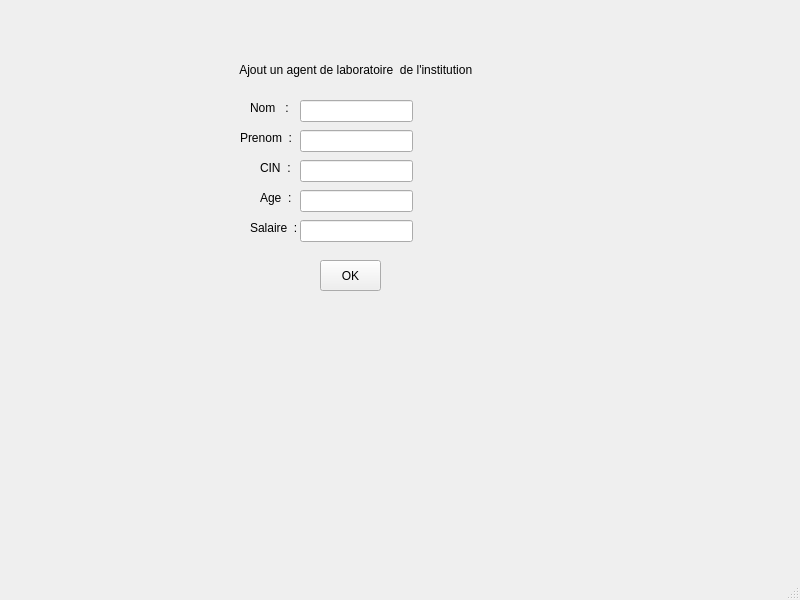
<?xml version="1.0" encoding="UTF-8"?>
<ui version="4.0">
 <class>Ajout_institution</class>
 <widget class="QMainWindow" name="Ajout_institution">
  <property name="geometry">
   <rect>
    <x>0</x>
    <y>0</y>
    <width>800</width>
    <height>600</height>
   </rect>
  </property>
  <property name="windowTitle">
   <string>MainWindow</string>
  </property>
  <widget class="QWidget" name="centralwidget">
   <widget class="QLabel" name="label">
    <property name="geometry">
     <rect>
      <x>250</x>
      <y>100</y>
      <width>49</width>
      <height>16</height>
     </rect>
    </property>
    <property name="text">
     <string>Nom   :</string>
    </property>
   </widget>
   <widget class="QLabel" name="label_2">
    <property name="geometry">
     <rect>
      <x>240</x>
      <y>130</y>
      <width>61</width>
      <height>16</height>
     </rect>
    </property>
    <property name="text">
     <string>Prenom  :  </string>
    </property>
   </widget>
   <widget class="QLineEdit" name="lineEdit_2">
    <property name="geometry">
     <rect>
      <x>300</x>
      <y>100</y>
      <width>113</width>
      <height>22</height>
     </rect>
    </property>
   </widget>
   <widget class="QLineEdit" name="lineEdit_5">
    <property name="geometry">
     <rect>
      <x>300</x>
      <y>190</y>
      <width>113</width>
      <height>22</height>
     </rect>
    </property>
   </widget>
   <widget class="QLabel" name="label_5">
    <property name="geometry">
     <rect>
      <x>250</x>
      <y>220</y>
      <width>49</width>
      <height>16</height>
     </rect>
    </property>
    <property name="text">
     <string>Salaire  : </string>
    </property>
   </widget>
   <widget class="QLabel" name="label_3">
    <property name="geometry">
     <rect>
      <x>260</x>
      <y>160</y>
      <width>49</width>
      <height>16</height>
     </rect>
    </property>
    <property name="text">
     <string>CIN  : </string>
    </property>
   </widget>
   <widget class="QLineEdit" name="lineEdit_6">
    <property name="geometry">
     <rect>
      <x>300</x>
      <y>220</y>
      <width>113</width>
      <height>22</height>
     </rect>
    </property>
   </widget>
   <widget class="QLineEdit" name="lineEdit_4">
    <property name="geometry">
     <rect>
      <x>300</x>
      <y>160</y>
      <width>113</width>
      <height>22</height>
     </rect>
    </property>
   </widget>
   <widget class="QLabel" name="label_7">
    <property name="geometry">
     <rect>
      <x>200</x>
      <y>60</y>
      <width>321</width>
      <height>20</height>
     </rect>
    </property>
    <property name="text">
     <string>            Ajout un agent de laboratoire  de l'institution</string>
    </property>
   </widget>
   <widget class="QPushButton" name="pushButton">
    <property name="geometry">
     <rect>
      <x>320</x>
      <y>260</y>
      <width>61</width>
      <height>31</height>
     </rect>
    </property>
    <property name="text">
     <string>OK</string>
    </property>
   </widget>
   <widget class="QLineEdit" name="lineEdit_3">
    <property name="geometry">
     <rect>
      <x>300</x>
      <y>130</y>
      <width>113</width>
      <height>22</height>
     </rect>
    </property>
   </widget>
   <widget class="QLabel" name="label_4">
    <property name="geometry">
     <rect>
      <x>260</x>
      <y>190</y>
      <width>49</width>
      <height>16</height>
     </rect>
    </property>
    <property name="text">
     <string>Age  : </string>
    </property>
   </widget>
  </widget>
  <widget class="QMenuBar" name="menubar">
   <property name="geometry">
    <rect>
     <x>0</x>
     <y>0</y>
     <width>800</width>
     <height>22</height>
    </rect>
   </property>
  </widget>
  <widget class="QStatusBar" name="statusbar"/>
 </widget>
 <resources/>
 <connections/>
</ui>
